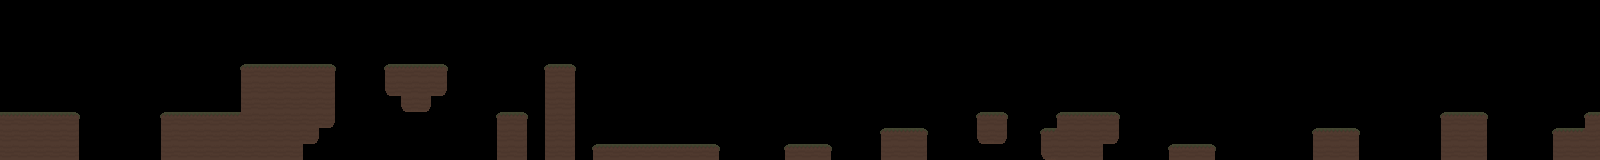

Tiled map render using the project's own tile images. Description and the whole map definition, tile-layer contents included, below:
An orthogonal 100x10 tile map with 16x16 px tiles, 1 tile layer (Tile Layer 1) and 21 objects.

<map version="1.10" tiledversion="1.10.2" orientation="orthogonal" renderorder="right-down" width="100" height="10" tilewidth="16" tileheight="16" infinite="0" nextlayerid="3" nextobjectid="28">
 <editorsettings>
  <export target="map.lua" format="lua" />
 </editorsettings>
 <tileset firstgid="1" name="main texture" tilewidth="16" tileheight="16" tilecount="9" columns="3">
  <image source="Untitled 7.png" width="48" height="48" />
 </tileset>
 <layer id="1" name="Tile Layer 1" width="100" height="10">
  <data encoding="csv">
0,0,0,0,0,0,0,0,0,0,0,0,0,0,0,0,0,0,0,0,0,0,0,0,0,0,0,0,0,0,0,0,0,0,0,0,0,0,0,0,0,0,0,0,0,0,0,0,0,0,0,0,0,0,0,0,0,0,0,0,0,0,0,0,0,0,0,0,0,0,0,0,0,0,0,0,0,0,0,0,0,0,0,0,0,0,0,0,0,0,0,0,0,0,0,0,0,0,0,0,
0,0,0,0,0,0,0,0,0,0,0,0,0,0,0,0,0,0,0,0,0,0,0,0,0,0,0,0,0,0,0,0,0,0,0,0,0,0,0,0,0,0,0,0,0,0,0,0,0,0,0,0,0,0,0,0,0,0,0,0,0,0,0,0,0,0,0,0,0,0,0,0,0,0,0,0,0,0,0,0,0,0,0,0,0,0,0,0,0,0,0,0,0,0,0,0,0,0,0,0,
0,0,0,0,0,0,0,0,0,0,0,0,0,0,0,0,0,0,0,0,0,0,0,0,0,0,0,0,0,0,0,0,0,0,0,0,0,0,0,0,0,0,0,0,0,0,0,0,0,0,0,0,0,0,0,0,0,0,0,0,0,0,0,0,0,0,0,0,0,0,0,0,0,0,0,0,0,0,0,0,0,0,0,0,0,0,0,0,0,0,0,0,0,0,0,0,0,0,0,0,
0,0,0,0,0,0,0,0,0,0,0,0,0,0,0,0,0,0,0,0,0,0,0,0,0,0,0,0,0,0,0,0,0,0,0,0,0,0,0,0,0,0,0,0,0,0,0,0,0,0,0,0,0,0,0,0,0,0,0,0,0,0,0,0,0,0,0,0,0,0,0,0,0,0,0,0,0,0,0,0,0,0,0,0,0,0,0,0,0,0,0,0,0,0,0,0,0,0,0,0,
0,0,0,0,0,0,0,0,0,0,0,0,0,0,0,1,2,2,2,2,3,0,0,0,1,2,2,3,0,0,0,0,0,0,1,3,0,0,0,0,0,0,0,0,0,0,0,0,0,0,0,0,0,0,0,0,0,0,0,0,0,0,0,0,0,0,0,0,0,0,0,0,0,0,0,0,0,0,0,0,0,0,0,0,0,0,0,0,0,0,0,0,0,0,0,0,0,0,0,0,
0,0,0,0,0,0,0,0,0,0,0,0,0,0,0,4,5,5,5,5,6,0,0,0,7,5,5,9,0,0,0,0,0,0,4,6,0,0,0,0,0,0,0,0,0,0,0,0,0,0,0,0,0,0,0,0,0,0,0,0,0,0,0,0,0,0,0,0,0,0,0,0,0,0,0,0,0,0,0,0,0,0,0,0,0,0,0,0,0,0,0,0,0,0,0,0,0,0,0,0,
0,0,0,0,0,0,0,0,0,0,0,0,0,0,0,4,5,5,5,5,6,0,0,0,0,7,9,0,0,0,0,0,0,0,4,6,0,0,0,0,0,0,0,0,0,0,0,0,0,0,0,0,0,0,0,0,0,0,0,0,0,0,0,0,0,0,0,0,0,0,0,0,0,0,0,0,0,0,0,0,0,0,0,0,0,0,0,0,0,0,0,0,0,0,0,0,0,0,0,0,
2,2,2,2,3,0,0,0,0,0,1,2,2,2,2,5,5,5,5,5,9,0,0,0,0,0,0,0,0,0,0,1,3,0,4,6,0,0,0,0,0,0,0,0,0,0,0,0,0,0,0,0,0,0,0,0,0,0,0,0,0,1,3,0,0,0,1,2,2,3,0,0,0,0,0,0,0,0,0,0,0,0,0,0,0,0,0,0,0,0,1,2,3,0,0,0,0,0,0,1,
5,5,5,5,6,0,0,0,0,0,4,5,5,5,5,5,5,5,5,9,0,0,0,0,0,0,0,0,0,0,0,4,6,0,4,6,0,0,0,0,0,0,0,0,0,0,0,0,0,0,0,0,0,0,0,1,2,3,0,0,0,7,9,0,0,1,5,5,5,9,0,0,0,0,0,0,0,0,0,0,0,0,1,2,3,0,0,0,0,0,4,5,6,0,0,0,0,1,2,5,
5,5,5,5,6,0,0,0,0,0,4,5,5,5,5,5,5,5,6,0,0,0,0,0,0,0,0,0,0,0,0,4,6,0,4,6,0,1,2,2,2,2,2,2,3,0,0,0,0,1,2,3,0,0,0,4,5,6,0,0,0,0,0,0,0,7,5,5,6,0,0,0,0,1,2,3,0,0,0,0,0,0,4,5,6,0,0,0,0,0,4,5,6,0,0,0,0,4,5,5
</data>
 </layer>
 <objectgroup id="2" name="Object Layer 1">
  <object id="1" x="1552" y="128" width="48" height="32" />
  <object id="2" x="1584" y="112" width="16" height="16" />
  <object id="3" x="1440" y="112" width="48" height="48" />
  <object id="4" x="1312" y="128" width="48" height="32" />
  <object id="5" x="1168" y="144" width="48" height="16" />
  <object id="6" x="1056" y="112" width="64" height="16" />
  <object id="7" x="1040" y="128" width="64" height="32" />
  <object id="8" x="976" y="112" width="32" height="32" />
  <object id="9" x="880" y="128" width="48" height="32" />
  <object id="10" x="784" y="144" width="48" height="16" />
  <object id="11" x="592" y="144" width="128" height="16" />
  <object id="13" x="544" y="64" width="32" height="96" />
  <object id="14" x="496" y="112" width="32" height="48" />
  <object id="15" x="400" y="96" width="32" height="16" />
  <object id="16" x="384" y="64" width="64" height="32" />
  <object id="21" x="0" y="112" width="80" height="48" />
  <object id="22" x="1104" y="128" width="16" height="16" />
  <object id="24" x="160" y="112" width="144" height="48" />
  <object id="25" x="304" y="112" width="32" height="16" />
  <object id="26" x="304" y="128" width="16" height="16" />
  <object id="27" x="240" y="64" width="96" height="48" />
 </objectgroup>
</map>